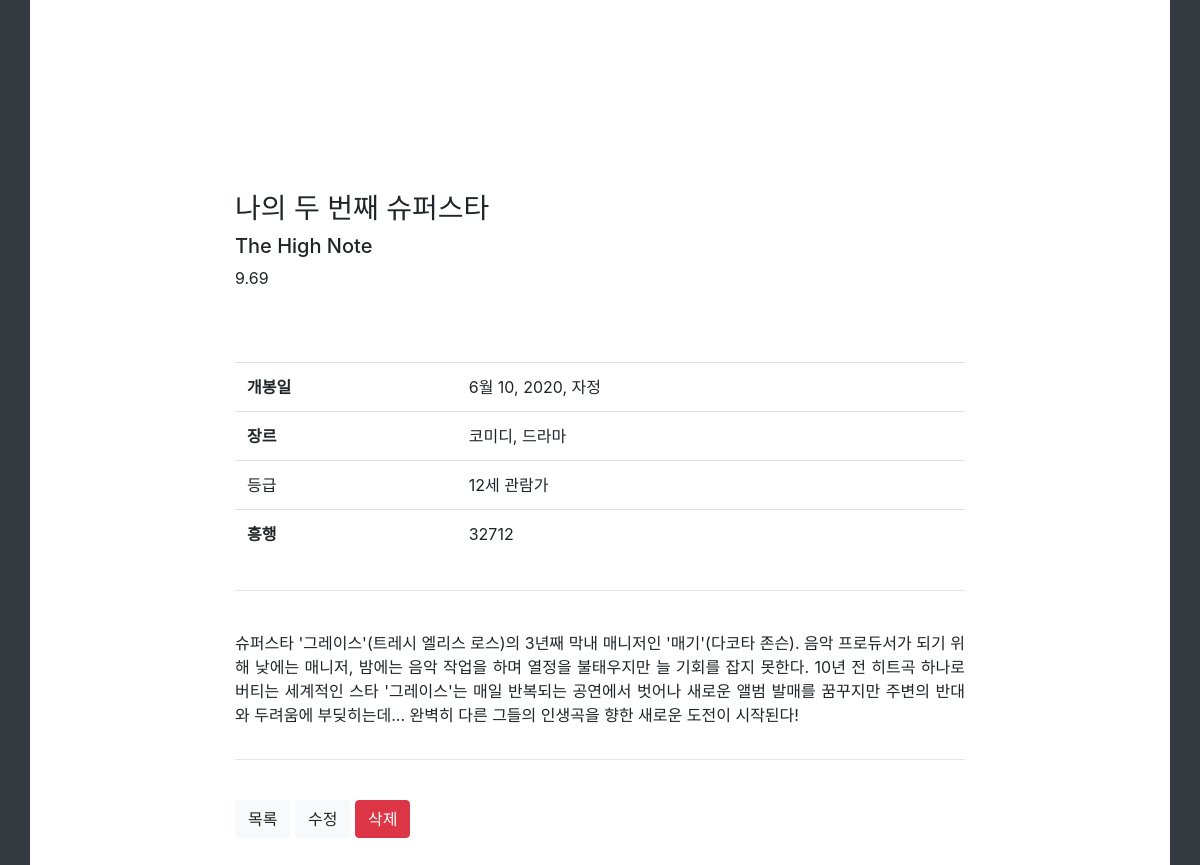
The app's page /movies/4/ with its own data.
### movies/models.py (models this page shows)
class Movie(models.Model):
    title = models.CharField(max_length=150)
    title_en = models.CharField(max_length=150)
    audience = models.CharField(max_length=150)
    open_date = models.DateTimeField()
    genre = models.CharField(max_length=150)
    watch_grade = models.CharField(max_length=150)
    score = models.FloatField()
    poster_url = models.TextField()
    description = models.TextField()

### movies/views.py (the view)
# urls.py: path('<int:movie_pk>/', views.detail, name = "detail"),
def detail(request, movie_pk):
    movie = get_object_or_404(Movie, pk = movie_pk)
    context = {
        'movie' : movie
    }
    return render(request, 'movies/detail.html', context)

### movies/templates/movies/detail.html (shortened to what this page needs)
{% extends 'base.html' %}
{% load bootstrap4 %}
{% block body %}
    <br>
    <br>
    <br>
    <br>
    <br>
    <br>
    <br>
    <br>
<div class="row">
    <div class="col-sm-2"></div>
    <div class="col-sm-4 bg-white">
        <h3>{{ movie.title }}</h3>
        <h5>{{ movie.title_en }}</h5>
        {{ movie.score }}
    </div>
    <div class="col-sm-4 bg-white">
    </div>
    <div class="col-sm-2"></div>
</div>
<br><br><br>
<div class="row">
    <div class="col-sm-2"></div>
    <div class="col-sm-8 bg-white">
        <table class="table">
            <tbody>
                <tr>
                    <th>개봉일</th>
                    <td>{{ movie.open_date }}</td>
                </tr>
                <tr>
                    <th>장르</th>
                    <td>{{ movie.genre }}</td>
                </tr>
                <tr>
                    <td>등급</td>
                    <td>{{ movie.watch_grade }}</td>
                </tr>
                <tr>
                    <th>흥행</th>
                    <td>{{ movie.audience }}</td>
                </tr>
            </tbody>
        </table>
    </div>
    <div class="col-sm-2"></div>
</div>
<div class="row">
    <div class="col-sm-2"></div>
    <div class="col-sm-8 bg-white">
        <hr>
        <br>
        <p style="text-align: justify;">{{ movie.description }}</p>
    </div>
    <div class="col-sm-2"></div>
</div>
<div class="row">
    <div class="col-sm-2"></div>
    <div class="col-sm-8 bg-white">
        <hr>
        <br>
        <a href="{% url 'movies:list' %}"><button class="btn btn-light">목록</button></a>
        <a href="{% url 'movies:update' movie.pk %}"><button class="btn btn-light">수정</button></a>
        <a href="{% url 'movies:delete' movie.pk %}"><button class="btn btn-danger">삭제</button></a>
    </div>
    <div class="col-sm-2"></div>
</div>
<br>
<br>
<br>
{% endblock %}

### records on screen
Movie: title "나의 두 번째 슈퍼스타", title_en "The High Note", score "9.69", open_date "6월 10, 2020, 자정", genre "코미디, 드라마", watch_grade "12세 관람가", audience "32712", description "슈퍼스타 '그레이스'(트레시 엘리스 로스)의 3년째 막내 매니저인 '매기'(다코타 존슨). 음악 프로듀서가 되기 위해 낮에는 매니저, 밤에는 음악 작업을 하며 열정을 불태우지만 늘 기회를 잡지 못한다. 10년 전 히트곡 하나로 버티는 세계적인 스타 '그레이스'는 매일 반복되는 공연에서 벗어나 새로운 앨범 발매를 꿈꾸지만 주변의 반대와 두려움에 부딪히는데... 완벽히 다른 그들의 인생곡을 향한 새로운 도전이 시작된다!"
